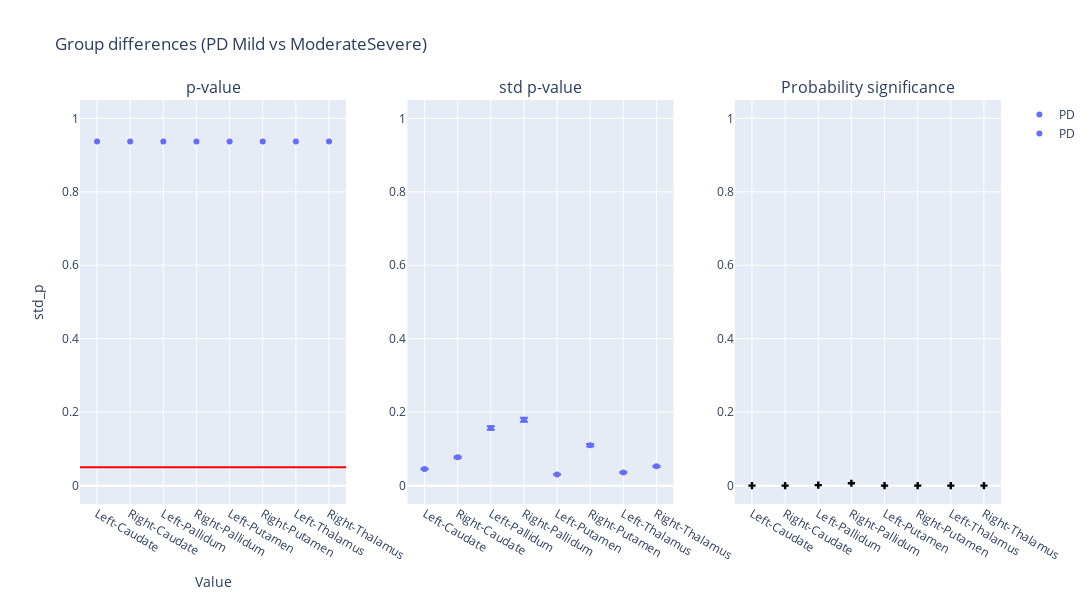

The notebook cell this image was saved under:
### Code cell
plot_dumbbell(df_t4, "PD Mild vs ModerateSevere")

### Figure 1 — Plotly figure (JSON) as saved in the notebook; plotly's stock layout.template omitted (floating-point values rounded to 4 significant figures)
{"data": [{"hovertemplate": "group=PD<br>region=%{x}<br>p_value=%{y}<extra></extra>", "legendgroup": "PD", "marker": {"color": "#636efa", "symbol": "circle"}, "mode": "markers", "name": "PD", "orientation": "v", "showlegend": true, "type": "scatter", "x": ["Left-Caudate", "Right-Caudate", "Left-Pallidum", "Right-Pallidum", "Left-Putamen", "Right-Putamen", "Left-Thalamus", "Right-Thalamus"], "xaxis": "x", "y": [0.937, 0.937, 0.937, 0.937, 0.937, 0.937, 0.937, 0.937], "yaxis": "y"}, {"error_y": {"array": [0.001295, 0.002215, 0.004505, 0.005156, 0.0008738, 0.003159, 0.001028, 0.00151], "arrayminus": [0.001334, 0.002281, 0.004641, 0.005311, 0.0009001, 0.003254, 0.001059, 0.001556]}, "hovertemplate": "group=PD<br>region=%{x}<br>std_p=%{y}<extra></extra>", "legendgroup": "PD", "marker": {"color": "#636efa", "symbol": "circle"}, "mode": "markers", "name": "PD", "orientation": "v", "showlegend": true, "type": "scatter", "x": ["Left-Caudate", "Right-Caudate", "Left-Pallidum", "Right-Pallidum", "Left-Putamen", "Right-Putamen", "Left-Thalamus", "Right-Thalamus"], "xaxis": "x2", "y": [0.04509, 0.07712, 0.1569, 0.1796, 0.03043, 0.11, 0.0358, 0.0526], "yaxis": "y2"}, {"marker": {"color": "black", "symbol": "cross"}, "mode": "markers", "name": "Flip probability", "showlegend": false, "type": "scatter", "x": ["Left-Caudate", "Right-Caudate", "Left-Pallidum", "Right-Pallidum", "Left-Putamen", "Right-Putamen", "Left-Thalamus", "Right-Thalamus"], "xaxis": "x3", "y": [8.762e-34, 3.311e-12, 0.001413, 0.006524, 9.134e-73, 1.914e-06, 6.24e-53, 4.144e-25], "yaxis": "y3"}], "layout": {"annotations": [{"font": {"size": 16}, "showarrow": false, "text": "p-value", "x": 0.1444, "xanchor": "center", "xref": "paper", "y": 1, "yanchor": "bottom", "yref": "paper"}, {"font": {"size": 16}, "showarrow": false, "text": "std p-value", "x": 0.5, "xanchor": "center", "xref": "paper", "y": 1, "yanchor": "bottom", "yref": "paper"}, {"font": {"size": 16}, "showarrow": false, "text": "Probability significance", "x": 0.8556, "xanchor": "center", "xref": "paper", "y": 1, "yanchor": "bottom", "yref": "paper"}], "height": 600, "hovermode": "closest", "shapes": [{"line": {"color": "red", "width": 2}, "type": "line", "x0": 0, "x1": 1, "xref": "x domain", "y0": 0.05, "y1": 0.05, "yref": "y"}], "title": {"text": "Group differences (PD Mild vs ModerateSevere)"}, "width": 1400, "xaxis": {"anchor": "y", "domain": [0, 0.2889], "title": {"text": "Value"}}, "xaxis2": {"anchor": "y2", "domain": [0.3556, 0.6444]}, "xaxis3": {"anchor": "y3", "domain": [0.7111, 1]}, "yaxis": {"anchor": "x", "domain": [0, 1], "range": [-0.05, 1.05], "title": {"text": "std_p"}}, "yaxis2": {"anchor": "x2", "domain": [0, 1], "range": [-0.05, 1.05]}, "yaxis3": {"anchor": "x3", "domain": [0, 1], "range": [-0.05, 1.05]}}}
